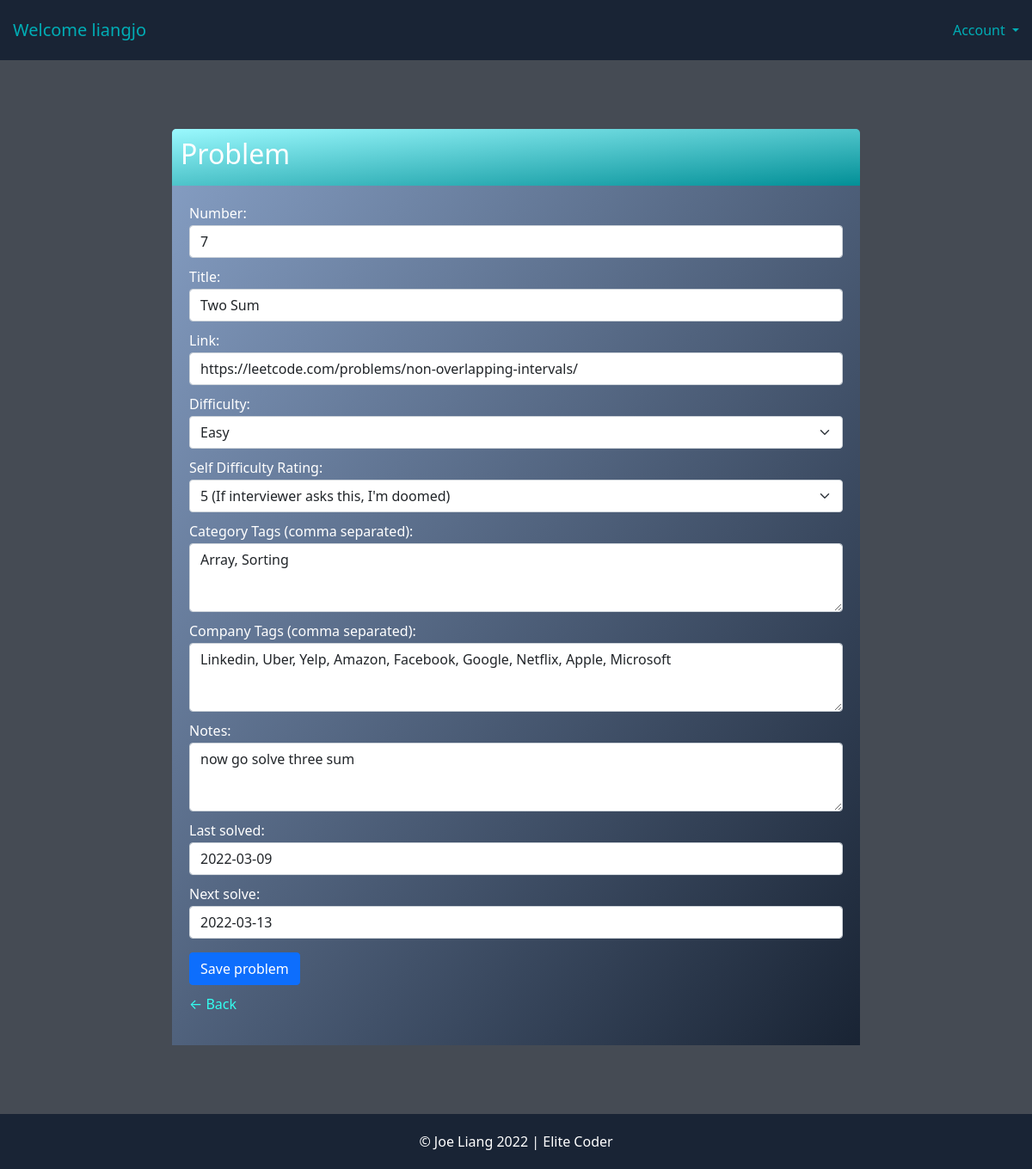
Screenshot of /problem-update/10/ (signed in) with the database file from the repository.
### account/models.py (models this page shows, shortened)
class Account(AbstractBaseUser):
	email 					= models.EmailField(verbose_name="email", max_length=60, unique=True)
	username 				= models.CharField(max_length=30, unique=True)
	date_joined				= models.DateTimeField(verbose_name='date joined', auto_now_add=True)
	last_login				= models.DateTimeField(verbose_name='last login', auto_now=True)
	is_admin				= models.BooleanField(default=False)
	is_active				= models.BooleanField(default=True)
	is_staff				= models.BooleanField(default=False)
	is_superuser			= models.BooleanField(default=False)
	hide_email				= models.BooleanField(default=True)
	USERNAME_FIELD = 'email'
	REQUIRED_FIELDS = ['username']
	objects = MyAccountManager()
	def __str__(self):
		return self.username

### base/models.py (models this page shows, shortened)
class Problem(models.Model):
   user = models.ForeignKey(User, on_delete=models.CASCADE, null=True, blank=True)
   number = models.PositiveIntegerField()
   title = models.CharField(max_length=100)
   link = models.URLField(max_length=500, default="")
   difficulty = models.CharField(max_length=6, choices=DIFFICULTY_CHOICES, default='medium')
   rating = models.CharField(verbose_name='Self Difficulty Rating', max_length=2, choices=RATING_CHOICES, default='3')
   categories = models.TextField(default='', verbose_name="Category Tags (comma separated)", blank=True)
   companies = models.TextField(default='', verbose_name="Company Tags (comma separated)", blank=True)
   notes = models.TextField(default='', blank=True)
   last_solved = models.DateField(default=date.today)
   next_solve = models.DateField(null=True, blank=True)

### base/views.py (the view)
# urls.py: path('problem-update/<int:pk>/', ProblemUpdate.as_view(), name='problem-update'),
class ProblemUpdate(LoginRequiredMixin, UpdateView):
    model = Problem
    form_class = ProblemUpdateForm
    def get_form_kwargs(self, *args, **kwargs):
        kwargs = super(ProblemUpdate, self).get_form_kwargs(*args, **kwargs)
        kwargs['user'] = self.request.user
        kwargs['id'] = self.kwargs['pk']
        return kwargs

### base/forms.py (shortened to what this page needs)
class ProblemUpdateForm(forms.ModelForm):
    class Meta:
        model = Problem
        exclude = ('user',) #specifies what fields from the model not to include in the form.
    def __init__(self, *args, **kwargs):
        self.user = kwargs.pop('user')
        self.id = kwargs.pop('id')
        super(ProblemUpdateForm, self).__init__(*args, **kwargs)

### base/templates/base/problem_form.html (shortened to what this page needs)
{% extends 'base/base.html' %}
{% block content %}
<div class="form-small form-big">
    <div class="header-bar">
        <h2>Problem</h2>
    </div>
    <div class="card-body">
        <form method="POST" action="">
            {{form}}
            <button class="btn btn-primary" type="submit">Save problem</button>
        </form>
        <p><a href="{% url 'problems' %}">&#8592; Back</a></p>
    </div>
</div>
{% endblock content %}

### base/templates/base/header.html (shortened to what this page needs)
<header>
    {% if request.user.is_authenticated %}
    <nav class="nav-head">
        <a class="navbar-brand" href="{% url 'problems' %}">Welcome {{request.user}}</a>
        <ul class="navbar-nav mr-auto">
            <li class="nav-item dropdown">
                <a class="nav-link dropdown-toggle" href="/" id="navbarDropdownMenuLink" role="button" data-bs-toggle="dropdown" aria-expanded="false">
                  Account
                </a>
            </li>
        </ul>
    </nav>
    {% endif %}
</header>

### static/base.css (style rules this page uses)
body { min-height: 100vh; display: flex; flex-flow: column; }
a { text-decoration: none; }

### static/header.css (style rules this page uses)
header { padding: 15px; background-color: #192435; }
header a, .nav-link { color: #00adb5; text-decoration: none; }
.nav-head { display: flex; justify-content: space-between; }

### static/form.css (style rules this page uses)
.form-small { max-width: 400px; margin: 80px auto; background: linear-gradient(to bottom right, hsl(216,35%,65%), hsl(216,35%,15%)); border-radius: 5px 5px 0 0; }
.form-small a, .form-big a { color: #33FFF0; }
.header-bar { background: linear-gradient(to bottom right, hsl(183,97%,80%), hsl(183,97%,30%)); color: white; padding: 10px; border-radius: 5px 5px 0 0; }
.card-body { padding: 20px; }
input, textarea, select { margin-top: 2px; margin-bottom: 10px; }
.card-body button { margin-bottom: 10px; }
.card-body p, .card-body label { color: white; }
.form-big { max-width: 800px; }
.form-big textarea { height: 80px; }

### rows the page displays
Account: user "liangjo"
Problem: number "7", title "Two Sum", link "https://leetcode.com/problems/non-overlapping-intervals/", difficulty "Easy", rating "5 (If interviewer asks this, I'm doomed)", categories "Array, Sorting", companies "Linkedin, Uber, Yelp, Amazon, Facebook, Google, Netflix, Apple, Microsoft", notes "now go solve three sum", last_solved "2022-03-09", next_solve "2022-03-13"
